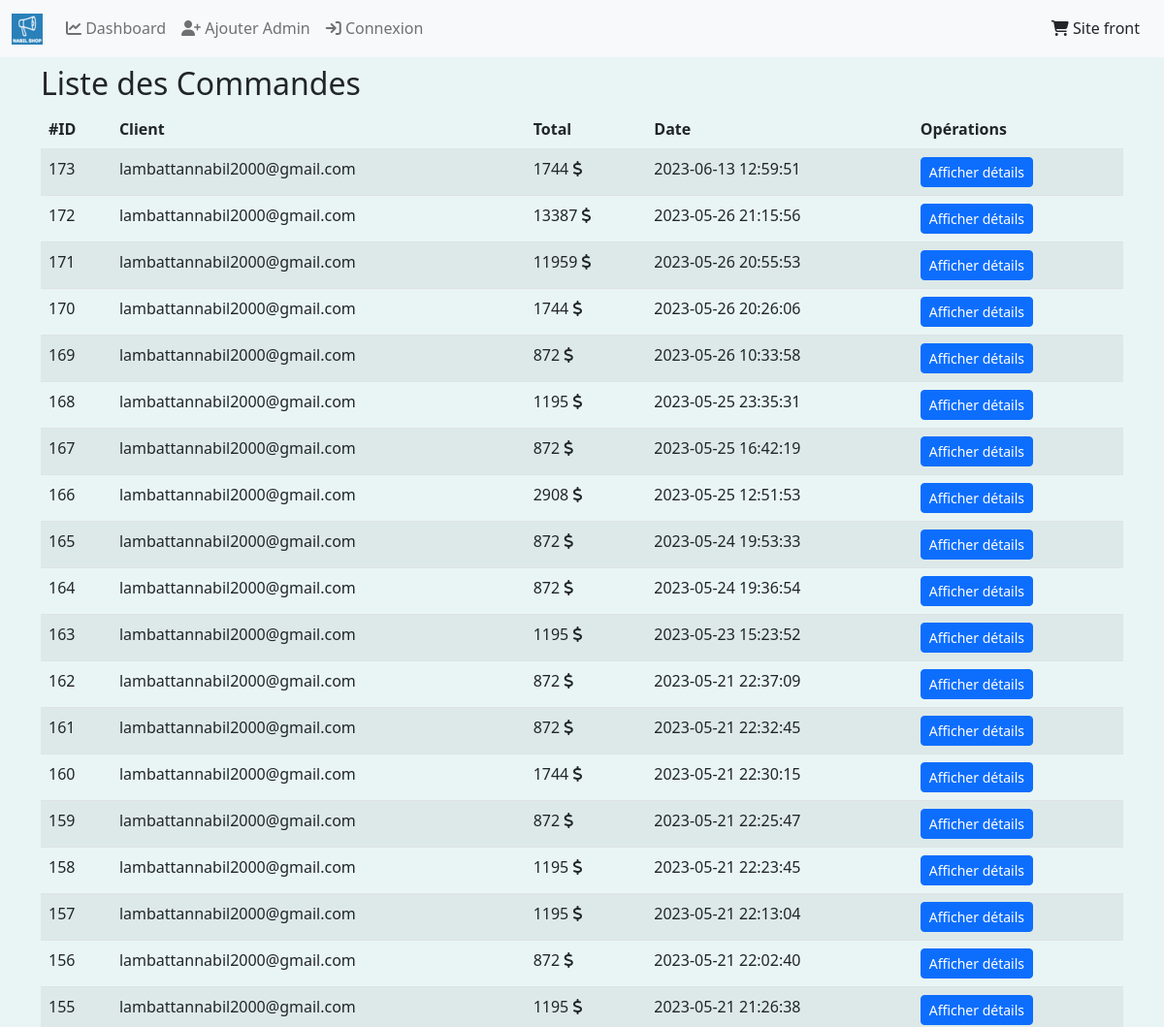
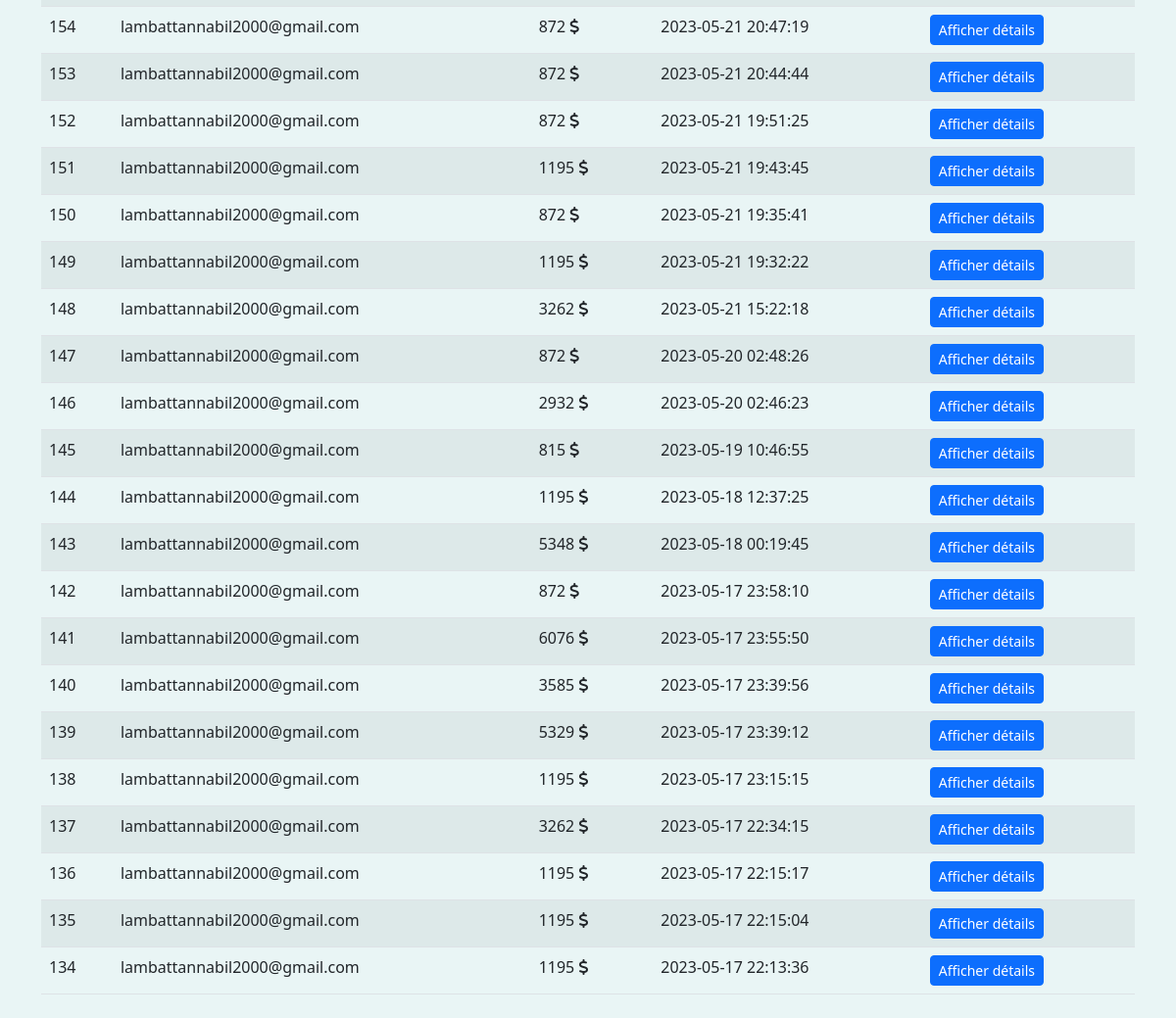
Screenshot of /commandes.php with the database file from the repository (2 pictures, top to bottom).
### tables this page shows
CREATE TABLE `commande` (
  `id` int(11) NOT NULL,
  `id_client` int(11) NOT NULL,
  `total` decimal(10,0) NOT NULL,
  `date_creation` datetime NOT NULL DEFAULT current_timestamp()
);

CREATE TABLE `utilisateur` (
  `id` int(11) NOT NULL,
  `login` varchar(100) NOT NULL,
  `password` varchar(100) NOT NULL,
  `date_creation` date NOT NULL,
  `name` varchar(50) NOT NULL,
  `role` varchar(10) NOT NULL,
  `confirmation_token` varchar(255) NOT NULL,
  `confirmed` int(10) NOT NULL DEFAULT 0
);

### commandes.php (the view, shortened to what this page needs)
<!doctype html>
<html lang="en">
<head>
    <?php include 'include/head.php' ?>
</head>
<body>
<?php include 'include/nav.php' ?>
<div class="container py-2">
    <h2>Liste des Commandes</h2>
    <table class="table table-striped table-hover">
        <thead>
        <tr>
            <th>#ID</th>
            <th>Client</th>
            <th>Total</th>
            <th>Date</th>
            <th>Opérations</th>
        </tr>
        </thead>
        <tbody>
        <?php
        require_once 'include/database.php';
        $commandes = $pdo->query('SELECT commande.*,utilisateur.login as "login" FROM commande INNER JOIN utilisateur ON commande.id_client = utilisateur.id ORDER BY commande.date_creation DESC')->fetchAll(PDO::FETCH_ASSOC);
        foreach ($commandes as $commande) {
            ?>
            <tr>
                <td><?php echo $commande['id'] ?></td>
                <td><?php echo $commande['login'] ?></td>
                <td><?php echo $commande['total'] ?> <i class="fa fa-solid fa-dollar"></i></td>
                <td><?php echo $commande['date_creation'] ?></td>
                <td><a class="btn btn-primary btn-sm" href="commande.php?id=<?php echo $commande['id']?>">Afficher détails</a></td>
            </tr>
            <?php
        }
        ?>
        </tbody>
    </table>
</div>
</body>
</html>

### assets/css/registrementUser.css (style rules this page uses)
body { background-color: #e9f5f5; }

### assets/css/connexionUser.css (style rules this page uses)
body { background-color: #e9f5f5; }

### rows the page displays
commande: id "173", utilisateur.login "lambattannabil2000@gmail.com", total "1744", date_creation "2023-06-13 12:59:51"
commande: id "172", utilisateur.login "lambattannabil2000@gmail.com", total "13387", date_creation "2023-05-26 21:15:56"
commande: id "171", utilisateur.login "lambattannabil2000@gmail.com", total "11959", date_creation "2023-05-26 20:55:53"
commande: id "170", utilisateur.login "lambattannabil2000@gmail.com", total "1744", date_creation "2023-05-26 20:26:06"
commande: id "169", utilisateur.login "lambattannabil2000@gmail.com", total "872", date_creation "2023-05-26 10:33:58"
commande: id "168", utilisateur.login "lambattannabil2000@gmail.com", total "1195", date_creation "2023-05-25 23:35:31"
commande: id "167", utilisateur.login "lambattannabil2000@gmail.com", total "872", date_creation "2023-05-25 16:42:19"
commande: id "166", utilisateur.login "lambattannabil2000@gmail.com", total "2908", date_creation "2023-05-25 12:51:53"
commande: id "165", utilisateur.login "lambattannabil2000@gmail.com", total "872", date_creation "2023-05-24 19:53:33"
commande: id "164", utilisateur.login "lambattannabil2000@gmail.com", total "872", date_creation "2023-05-24 19:36:54"
commande: id "163", utilisateur.login "lambattannabil2000@gmail.com", total "1195", date_creation "2023-05-23 15:23:52"
commande: id "162", utilisateur.login "lambattannabil2000@gmail.com", total "872", date_creation "2023-05-21 22:37:09"
commande: id "161", utilisateur.login "lambattannabil2000@gmail.com", total "872", date_creation "2023-05-21 22:32:45"
commande: id "160", utilisateur.login "lambattannabil2000@gmail.com", total "1744", date_creation "2023-05-21 22:30:15"
commande: id "159", utilisateur.login "lambattannabil2000@gmail.com", total "872", date_creation "2023-05-21 22:25:47"
commande: id "158", utilisateur.login "lambattannabil2000@gmail.com", total "1195", date_creation "2023-05-21 22:23:45"
commande: id "157", utilisateur.login "lambattannabil2000@gmail.com", total "1195", date_creation "2023-05-21 22:13:04"
commande: id "156", utilisateur.login "lambattannabil2000@gmail.com", total "872", date_creation "2023-05-21 22:02:40"
commande: id "155", utilisateur.login "lambattannabil2000@gmail.com", total "1195", date_creation "2023-05-21 21:26:38"
commande: id "154", utilisateur.login "lambattannabil2000@gmail.com", total "872", date_creation "2023-05-21 20:47:19"
commande: id "153", utilisateur.login "lambattannabil2000@gmail.com", total "872", date_creation "2023-05-21 20:44:44"
commande: id "152", utilisateur.login "lambattannabil2000@gmail.com", total "872", date_creation "2023-05-21 19:51:25"
commande: id "151", utilisateur.login "lambattannabil2000@gmail.com", total "1195", date_creation "2023-05-21 19:43:45"
commande: id "150", utilisateur.login "lambattannabil2000@gmail.com", total "872", date_creation "2023-05-21 19:35:41"
commande: id "149", utilisateur.login "lambattannabil2000@gmail.com", total "1195", date_creation "2023-05-21 19:32:22"
commande: id "148", utilisateur.login "lambattannabil2000@gmail.com", total "3262", date_creation "2023-05-21 15:22:18"
commande: id "147", utilisateur.login "lambattannabil2000@gmail.com", total "872", date_creation "2023-05-20 02:48:26"
commande: id "146", utilisateur.login "lambattannabil2000@gmail.com", total "2932", date_creation "2023-05-20 02:46:23"
commande: id "145", utilisateur.login "lambattannabil2000@gmail.com", total "815", date_creation "2023-05-19 10:46:55"
commande: id "144", utilisateur.login "lambattannabil2000@gmail.com", total "1195", date_creation "2023-05-18 12:37:25"
commande: id "143", utilisateur.login "lambattannabil2000@gmail.com", total "5348", date_creation "2023-05-18 00:19:45"
commande: id "142", utilisateur.login "lambattannabil2000@gmail.com", total "872", date_creation "2023-05-17 23:58:10"
commande: id "141", utilisateur.login "lambattannabil2000@gmail.com", total "6076", date_creation "2023-05-17 23:55:50"
commande: id "140", utilisateur.login "lambattannabil2000@gmail.com", total "3585", date_creation "2023-05-17 23:39:56"
commande: id "139", utilisateur.login "lambattannabil2000@gmail.com", total "5329", date_creation "2023-05-17 23:39:12"
commande: id "138", utilisateur.login "lambattannabil2000@gmail.com", total "1195", date_creation "2023-05-17 23:15:15"
commande: id "137", utilisateur.login "lambattannabil2000@gmail.com", total "3262", date_creation "2023-05-17 22:34:15"
commande: id "136", utilisateur.login "lambattannabil2000@gmail.com", total "1195", date_creation "2023-05-17 22:15:17"
commande: id "135", utilisateur.login "lambattannabil2000@gmail.com", total "1195", date_creation "2023-05-17 22:15:04"
commande: id "134", utilisateur.login "lambattannabil2000@gmail.com", total "1195", date_creation "2023-05-17 22:13:36"
